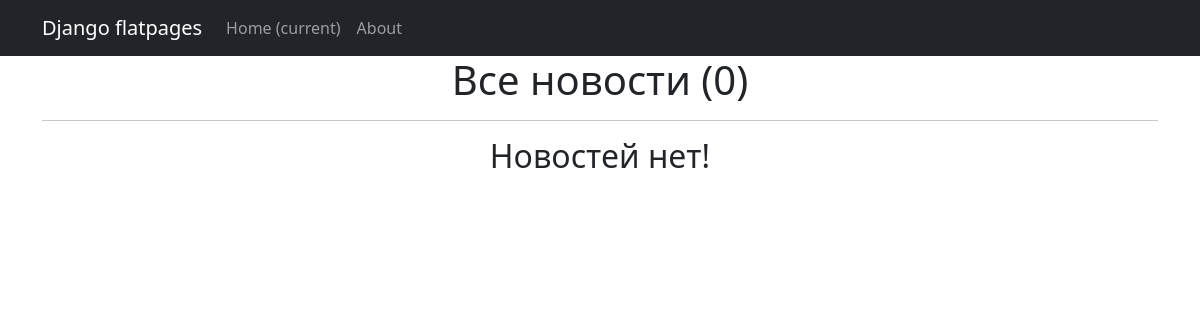
The page /news/ on the database as committed earlier.
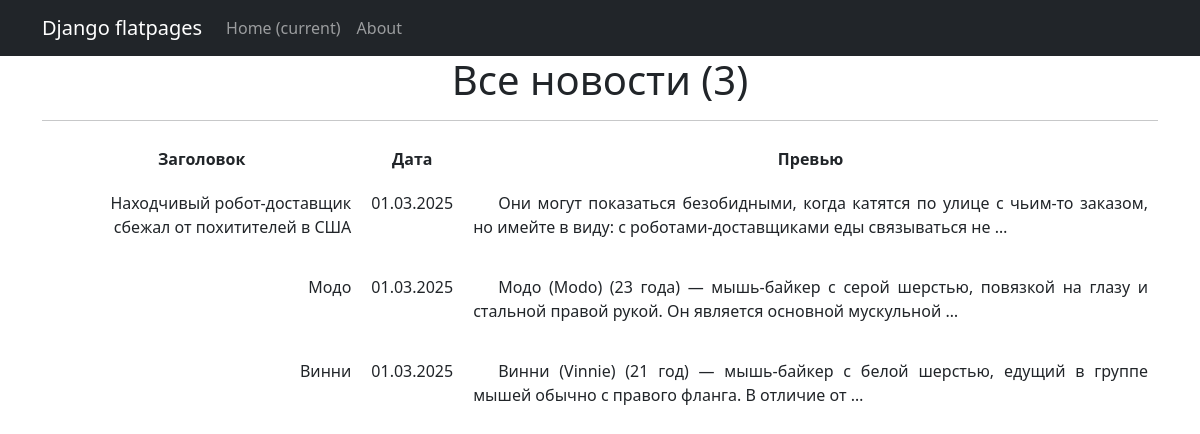
The same page on the database as committed later.
### posts/models.py (models this page shows, shortened)
class Post(models.Model):
    author = models.ForeignKey(Author, on_delete = models.CASCADE)
    type = models.CharField(max_length = 10, choices = POST_TYPES, default = post)
    date = models.DateTimeField(auto_now_add = True)
    category = models.ManyToManyField(Category, through = 'PostCategory')
    title = models.CharField(max_length = 255)
    text = models.TextField()
    rating = models.IntegerField(default = 0)

### posts/views.py (the view)
# urls.py: path('', PostsList.as_view()),
class PostsList(ListView):
    model = Post
    ordering = '-date'
    template_name = 'news.html'
    context_object_name = 'news'

### templates/news.html (shortened to what this page needs)
{% extends 'flatpages/default.html' %}
{% block content %}
<h1>Все новости ({{ news|length }})</h1>
<hr>
{% if news %}
       <table align="left" cellpadding="10">
           <tr>
               <th>Заголовок</th>
               <th>Дата</th>
               <th>Превью</th>
           </tr>
           {% for post in news %}
           <tr align="right" valign="top">
               <td>{{ post.title }}</td>
               <td>{{ post.date|date:'d.m.Y' }}</td>
               <td><p style="text-indent: 25px;" align="justify" >{{ post.text|truncatewords:20 }}</p></td>
           </tr>
           {% endfor %}
       </table>
   {% else %}
       <h2>Новостей нет!</h2>
   {% endif %}
{% endblock content %}

### templates/flatpages/default.html (shortened to what this page needs)
<!DOCTYPE html>
<html lang="en">
    <head>
        {% load static %}
        <link href="{% static 'css/styles.css' %}" rel="stylesheet" />
    </head>
    <body>
        <nav class="navbar navbar-expand-lg navbar-dark bg-dark static-top">
            <div class="container">
                <a class="navbar-brand" href="#">Django flatpages</a>
                <div class="collapse navbar-collapse" id="navbarResponsive">
                    <ul class="navbar-nav ml-auto">
                        <li class="nav-item active">
                            <a class="nav-link" href="#">Home
                                <span class="sr-only">(current)</span>
                            </a>
                        </li>
                        <li class="nav-item">
                            <a class="nav-link" href="/about/">About</a>
                        </li>
                    </ul>
                </div>
            </div>
        </nav>
        <div class="container">
            <div class="row">
                <div class="col-lg-12 text-center">
                    {% block content %}{% endblock content %}
                </div>
            </div>
        </div>
    </body>
</html>

Rows that differ between the two databases and show on the page:
added Post: title "Находчивый робот-доставщик сбежал от похитителей в США", date "01.03.2025", text "Они могут показаться безобидными, когда катятся по улице с чьим-то заказом, но имейте в виду: с роботами-доставщиками еды связываться не …"
added Post: title "Модо", date "01.03.2025", text "Модо (Modo) (23 года) — мышь-байкер с серой шерстью, повязкой на глазу и стальной правой рукой. Он является основной мускульной …"
added Post: title "Винни", date "01.03.2025", text "Винни (Vinnie) (21 год) — мышь-байкер с белой шерстью, едущий в группе мышей обычно с правого фланга. В отличие от …"
Other text that changed with them:
{{ news|length }}: "0" → "3"
text no longer shown: "Новостей нет!"
text now shown: "Заголовок Дата Превью"
